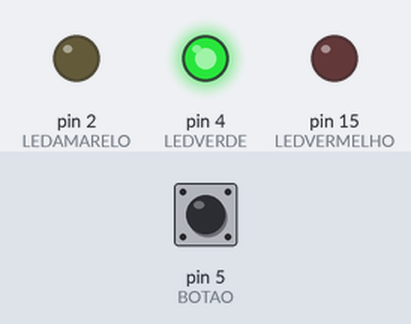
The sketch below on a simulated Arduino Uno, built with avr-gcc and run on an emulated ATmega328P. Parts: output pins drawn as LEDs (lit = HIGH). Inputs (shaded band) come from the test bench; at power-on: pin 5 (BOTAO) HIGH.

Above: at 0.1 s.
At 13.9 s:
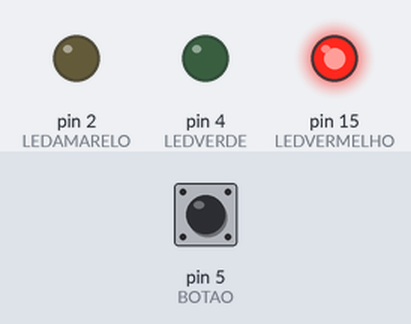
14.0 s: pin 5 (BOTAO) pulled LOW for 2.4 s
At 14.9 s:
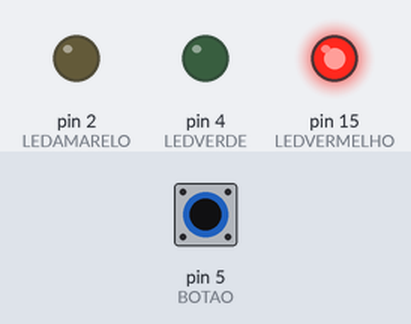
Timing chart, 0 to 17.0 s (numbered marks = the images above; inputs shaded):
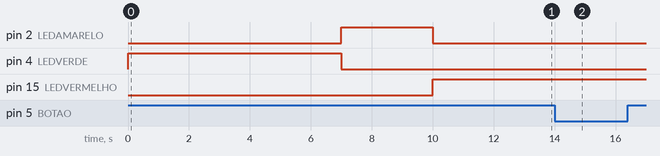

The sketch:

sketch_may20b.ino
```cpp
#define LEDVERMELHO 15
#define LEDAMARELO 2
#define LEDVERDE 4
#define BOTAO 5

#define pressionado 0

void setup() {
  pinMode(LEDVERMELHO,OUTPUT);
  pinMode(LEDAMARELO,OUTPUT);
  pinMode(LEDVERDE,OUTPUT);
  pinMode(BOTAO,INPUT);
}

void loop() {
  int estado = digitalRead(BOTAO);
  while(estado!=pressionado) {
    digitalWrite(LEDAMARELO,LOW);
    digitalWrite(LEDVERMELHO,LOW);
    digitalWrite(LEDVERDE,HIGH);
    estado = digitalRead(BOTAO);
    if(estado==pressionado) break;
    delay(7000);
    estado = digitalRead(BOTAO);
    if(estado==pressionado) break;
    digitalWrite(LEDAMARELO,HIGH);
    digitalWrite(LEDVERDE,LOW);
    estado = digitalRead(BOTAO);
    if(estado==pressionado) break;
    delay(3000);
    estado = digitalRead(BOTAO);
    if(estado==pressionado) break;
    digitalWrite(LEDAMARELO,LOW);
    digitalWrite(LEDVERMELHO,HIGH);
    estado = digitalRead(BOTAO);
    if(estado==pressionado) break;
    delay(5000);
    estado = digitalRead(BOTAO);
    if(estado==pressionado) break;
  }
  digitalWrite(LEDAMARELO,LOW);
  digitalWrite(LEDVERMELHO,HIGH);
  digitalWrite(LEDVERDE,LOW);
  delay(12000);


  //digitalWrite(nome,HIGH ou LOW) -> ex: digitalWrite(led,HIGH) = ligado
  //digitalRead(nome)
}
```

Measured:
- after the input at 14.0 s, pin 2 (LEDAMARELO): stays LOW (without the input it goes to HIGH after 8.0 s); pin 4 (LEDVERDE): stays LOW (without the input it goes to HIGH after 1.0 s); pin 15 (LEDVERMELHO): stays HIGH (without the input it goes to LOW after 1.0 s)
